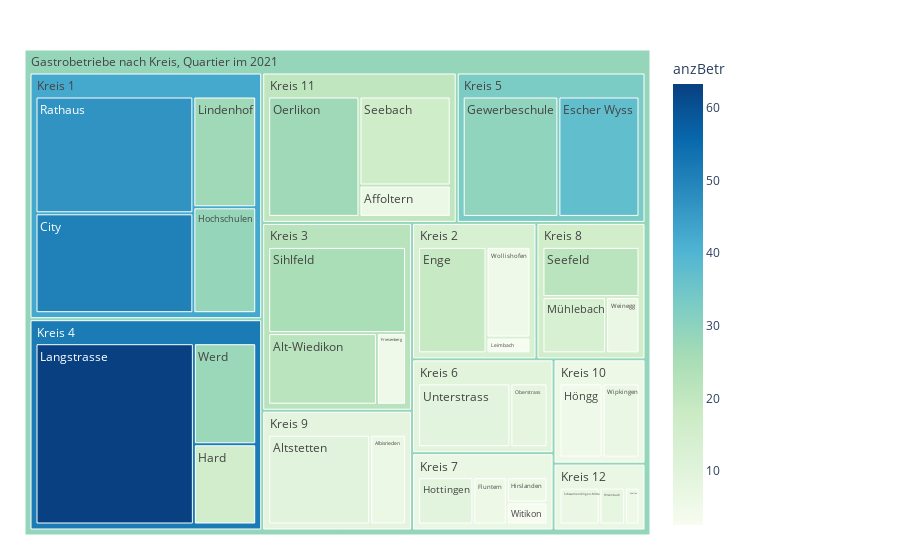

Here is the notebook cell this chart was saved with:
### Code cell
df = sum_gastrobetriebe_statz_quart_kreis.reset_index().query('Jahr == 2021')

fig = px.treemap(df, path=[px.Constant("Gastrobetriebe nach Kreis, Quartier im 2021"), 'KreisLang','QuarLang']
                 , values='anzBetr'
                 , color='anzBetr'
                 ## bei discrete scales (bei Klassen und Strings):                 
                 #, color_discrete_map={'(?)':'lightgrey','Kreis 1':'gold', 'Kreis 2':'lightblue', 'Kreis 3':'olive' }                
                 ## bei continuous scales (bei Zahlenwerten):
                , color_continuous_scale='GnBu'
                #, color_continuous_midpoint=np.average(df['AnzPers'], weights=df['AnzPers']))           
                )
fig.update_traces(root_color="grey")
fig.update_layout(margin = dict(t=50, l=25, r=250, b=25))
fig.show()

### Figure 1 — Plotly figure (JSON) as saved in the notebook; plotly's stock layout.template omitted (floating-point values rounded to 4 significant figures)
{"data": [{"branchvalues": "total", "customdata": [[6.161], [6.316], [21.68], [9.796], [50.48], [18.79], [37.34], [5.87], [5.091], [29.14], [15.72], [5.933], [7.875], [28.6], [9.053], [5.238], [63.33], [2.75], [26.94], [13.24], [8.419], [26.93], [46.77], [5.889], [6.36], [16.18], [21.77], [24.87], [9.571], [6.455], [27.6], [6.889], [2.538], [5.174], [42.58], [6], [20.25], [6.76], [13.32], [21.83], [51.76], [32.9], [9.241], [6.753], [16.02], [8.89], [28.53]], "domain": {"x": [0, 1], "y": [0, 1]}, "hovertemplate": "labels=%{label}<br>anzBetr_sum=%{value}<br>parent=%{parent}<br>id=%{id}<br>anzBetr=%{color}<extra></extra>", "ids": ["Gastrobetriebe nach Kreis, Quartier im 2021/Kreis 11/Affoltern", "Gastrobetriebe nach Kreis, Quartier im 2021/Kreis 9/Albisrieden", "Gastrobetriebe nach Kreis, Quartier im 2021/Kreis 3/Alt-Wiedikon", "Gastrobetriebe nach Kreis, Quartier im 2021/Kreis 9/Altstetten", "Gastrobetriebe nach Kreis, Quartier im 2021/Kreis 1/City", "Gastrobetriebe nach Kreis, Quartier im 2021/Kreis 2/Enge", "Gastrobetriebe nach Kreis, Quartier im 2021/Kreis 5/Escher Wyss", "Gastrobetriebe nach Kreis, Quartier im 2021/Kreis 7/Fluntern", "Gastrobetriebe nach Kreis, Quartier im 2021/Kreis 3/Friesenberg", "Gastrobetriebe nach Kreis, Quartier im 2021/Kreis 5/Gewerbeschule", "Gastrobetriebe nach Kreis, Quartier im 2021/Kreis 4/Hard", "Gastrobetriebe nach Kreis, Quartier im 2021/Kreis 7/Hirslanden", "Gastrobetriebe nach Kreis, Quartier im 2021/Kreis 12/Hirzenbach", "Gastrobetriebe nach Kreis, Quartier im 2021/Kreis 1/Hochschulen", "Gastrobetriebe nach Kreis, Quartier im 2021/Kreis 7/Hottingen", "Gastrobetriebe nach Kreis, Quartier im 2021/Kreis 10/Höngg", "Gastrobetriebe nach Kreis, Quartier im 2021/Kreis 4/Langstrasse", "Gastrobetriebe nach Kreis, Quartier im 2021/Kreis 2/Leimbach", "Gastrobetriebe nach Kreis, Quartier im 2021/Kreis 1/Lindenhof", "Gastrobetriebe nach Kreis, Quartier im 2021/Kreis 8/Mühlebach", "Gastrobetriebe nach Kreis, Quartier im 2021/Kreis 6/Oberstrass", "Gastrobetriebe nach Kreis, Quartier im 2021/Kreis 11/Oerlikon", "Gastrobetriebe nach Kreis, Quartier im 2021/Kreis 1/Rathaus", "Gastrobetriebe nach Kreis, Quartier im 2021/Kreis 12/Saatlen", "Gastrobetriebe nach Kreis, Quartier im 2021/Kreis 12/Schwamendingen-Mitte", "Gastrobetriebe nach Kreis, Quartier im 2021/Kreis 11/Seebach", "Gastrobetriebe nach Kreis, Quartier im 2021/Kreis 8/Seefeld", "Gastrobetriebe nach Kreis, Quartier im 2021/Kreis 3/Sihlfeld", "Gastrobetriebe nach Kreis, Quartier im 2021/Kreis 6/Unterstrass", "Gastrobetriebe nach Kreis, Quartier im 2021/Kreis 8/Weinegg", "Gastrobetriebe nach Kreis, Quartier im 2021/Kreis 4/Werd", "Gastrobetriebe nach Kreis, Quartier im 2021/Kreis 10/Wipkingen", "Gastrobetriebe nach Kreis, Quartier im 2021/Kreis 7/Witikon", "Gastrobetriebe nach Kreis, Quartier im 2021/Kreis 2/Wollishofen", "Gastrobetriebe nach Kreis, Quartier im 2021/Kreis 1", "Gastrobetriebe nach Kreis, Quartier im 2021/Kreis 10", "Gastrobetriebe nach Kreis, Quartier im 2021/Kreis 11", "Gastrobetriebe nach Kreis, Quartier im 2021/Kreis 12", "Gastrobetriebe nach Kreis, Quartier im 2021/Kreis 2", "Gastrobetriebe nach Kreis, Quartier im 2021/Kreis 3", "Gastrobetriebe nach Kreis, Quartier im 2021/Kreis 4", "Gastrobetriebe nach Kreis, Quartier im 2021/Kreis 5", "Gastrobetriebe nach Kreis, Quartier im 2021/Kreis 6", "Gastrobetriebe nach Kreis, Quartier im 2021/Kreis 7", "Gastrobetriebe nach Kreis, Quartier im 2021/Kreis 8", "Gastrobetriebe nach Kreis, Quartier im 2021/Kreis 9", "Gastrobetriebe nach Kreis, Quartier im 2021"], "labels": ["Affoltern", "Albisrieden", "Alt-Wiedikon", "Altstetten", "City", "Enge", "Escher Wyss", "Fluntern", "Friesenberg", "Gewerbeschule", "Hard", "Hirslanden", "Hirzenbach", "Hochschulen", "Hottingen", "Höngg", "Langstrasse", "Leimbach", "Lindenhof", "Mühlebach", "Oberstrass", "Oerlikon", "Rathaus", "Saatlen", "Schwamendingen-Mitte", "Seebach", "Seefeld", "Sihlfeld", "Unterstrass", "Weinegg", "Werd", "Wipkingen", "Witikon", "Wollishofen", "Kreis 1", "Kreis 10", "Kreis 11", "Kreis 12", "Kreis 2", "Kreis 3", "Kreis 4", "Kreis 5", "Kreis 6", "Kreis 7", "Kreis 8", "Kreis 9", "Gastrobetriebe nach Kreis, Quartier im 2021"], "marker": {"coloraxis": "coloraxis", "colors": [6.161, 6.316, 21.68, 9.796, 50.48, 18.79, 37.34, 5.87, 5.091, 29.14, 15.72, 5.933, 7.875, 28.6, 9.053, 5.238, 63.33, 2.75, 26.94, 13.24, 8.419, 26.93, 46.77, 5.889, 6.36, 16.18, 21.77, 24.87, 9.571, 6.455, 27.6, 6.889, 2.538, 5.174, 42.58, 6, 20.25, 6.76, 13.32, 21.83, 51.76, 32.9, 9.241, 6.753, 16.02, 8.89, 28.53]}, "name": "", "parents": ["Gastrobetriebe nach Kreis, Quartier im 2021/Kreis 11", "Gastrobetriebe nach Kreis, Quartier im 2021/Kreis 9", "Gastrobetriebe nach Kreis, Quartier im 2021/Kreis 3", "Gastrobetriebe nach Kreis, Quartier im 2021/Kreis 9", "Gastrobetriebe nach Kreis, Quartier im 2021/Kreis 1", "Gastrobetriebe nach Kreis, Quartier im 2021/Kreis 2", "Gastrobetriebe nach Kreis, Quartier im 2021/Kreis 5", "Gastrobetriebe nach Kreis, Quartier im 2021/Kreis 7", "Gastrobetriebe nach Kreis, Quartier im 2021/Kreis 3", "Gastrobetriebe nach Kreis, Quartier im 2021/Kreis 5", "Gastrobetriebe nach Kreis, Quartier im 2021/Kreis 4", "Gastrobetriebe nach Kreis, Quartier im 2021/Kreis 7", "Gastrobetriebe nach Kreis, Quartier im 2021/Kreis 12", "Gastrobetriebe nach Kreis, Quartier im 2021/Kreis 1", "Gastrobetriebe nach Kreis, Quartier im 2021/Kreis 7", "Gastrobetriebe nach Kreis, Quartier im 2021/Kreis 10", "Gastrobetriebe nach Kreis, Quartier im 2021/Kreis 4", "Gastrobetriebe nach Kreis, Quartier im 2021/Kreis 2", "Gastrobetriebe nach Kreis, Quartier im 2021/Kreis 1", "Gastrobetriebe nach Kreis, Quartier im 2021/Kreis 8", "Gastrobetriebe nach Kreis, Quartier im 2021/Kreis 6", "Gastrobetriebe nach Kreis, Quartier im 2021/Kreis 11", "Gastrobetriebe nach Kreis, Quartier im 2021/Kreis 1", "Gastrobetriebe nach Kreis, Quartier im 2021/Kreis 12", "Gastrobetriebe nach Kreis, Quartier im 2021/Kreis 12", "Gastrobetriebe nach Kreis, Quartier im 2021/Kreis 11", "Gastrobetriebe nach Kreis, Quartier im 2021/Kreis 8", "Gastrobetriebe nach Kreis, Quartier im 2021/Kreis 3", "Gastrobetriebe nach Kreis, Quartier im 2021/Kreis 6", "Gastrobetriebe nach Kreis, Quartier im 2021/Kreis 8", "Gastrobetriebe nach Kreis, Quartier im 2021/Kreis 4", "Gastrobetriebe nach Kreis, Quartier im 2021/Kreis 10", "Gastrobetriebe nach Kreis, Quartier im 2021/Kreis 7", "Gastrobetriebe nach Kreis, Quartier im 2021/Kreis 2", "Gastrobetriebe nach Kreis, Quartier im 2021", "Gastrobetriebe nach Kreis, Quartier im 2021", "Gastrobetriebe nach Kreis, Quartier im 2021", "Gastrobetriebe nach Kreis, Quartier im 2021", "Gastrobetriebe nach Kreis, Quartier im 2021", "Gastrobetriebe nach Kreis, Quartier im 2021", "Gastrobetriebe nach Kreis, Quartier im 2021", "Gastrobetriebe nach Kreis, Quartier im 2021", "Gastrobetriebe nach Kreis, Quartier im 2021", "Gastrobetriebe nach Kreis, Quartier im 2021", "Gastrobetriebe nach Kreis, Quartier im 2021", "Gastrobetriebe nach Kreis, Quartier im 2021", ""], "root": {"color": "grey"}, "type": "treemap", "values": [31, 38, 82, 108, 154, 84, 106, 23, 22, 125, 50, 15, 16, 65, 38, 42, 287, 8, 68, 42, 31, 119, 180, 9, 25, 88, 57, 125, 77, 22, 63, 36, 13, 46, 467, 78, 238, 50, 138, 229, 400, 231, 108, 89, 121, 146, 2295]}], "layout": {"autosize": true, "coloraxis": {"colorbar": {"title": {"text": "anzBetr"}}, "colorscale": [[0, "rgb(247,252,240)"], [0.125, "rgb(224,243,219)"], [0.25, "rgb(204,235,197)"], [0.375, "rgb(168,221,181)"], [0.5, "rgb(123,204,196)"], [0.625, "rgb(78,179,211)"], [0.75, "rgb(43,140,190)"], [0.875, "rgb(8,104,172)"], [1, "rgb(8,64,129)"]]}, "legend": {"tracegroupgap": 0}, "margin": {"b": 25, "l": 25, "r": 250, "t": 50}}}
